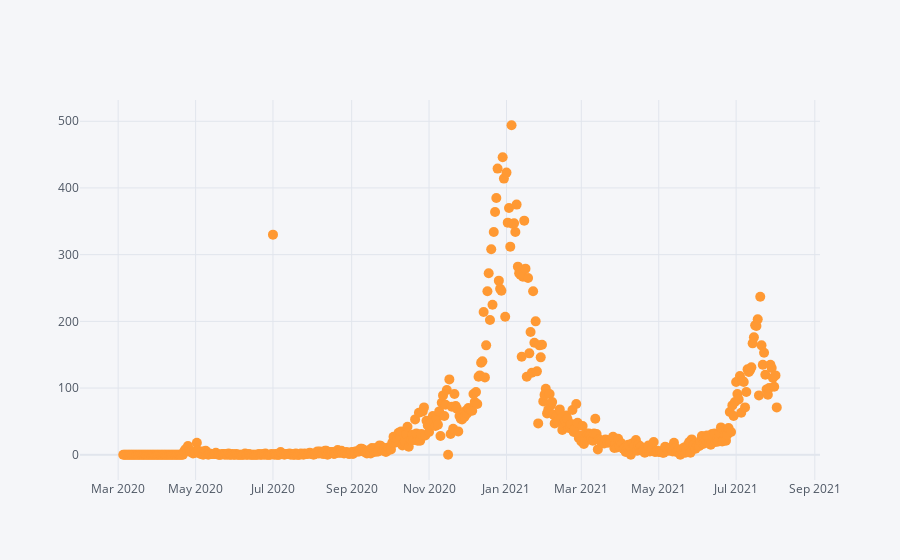

The notebook cell this image was saved under:
### Code cell
# first attempt with plotly
df.iplot(kind='scatter',x='date', y='newCasesByPublishDate', mode='markers',size=10)

### Figure 1 — Plotly figure (JSON) as saved in the notebook; plotly's stock layout.template omitted (floating-point values rounded to 4 significant figures; data arrays with more than 128 entries replaced by an {"elided": "..."} marker saying what was removed)
{"data": [{"line": {"color": "rgba(255, 153, 51, 1.0)", "dash": "solid", "shape": "linear", "width": 1.3}, "marker": {"size": 10, "symbol": "circle"}, "mode": "markers", "name": "newCasesByPublishDate", "text": "", "type": "scatter", "x": {"elided": "516 str values"}, "y": {"elided": "516 int values"}}], "layout": {"legend": {"bgcolor": "#F5F6F9", "font": {"color": "#4D5663"}}, "paper_bgcolor": "#F5F6F9", "plot_bgcolor": "#F5F6F9", "title": {"font": {"color": "#4D5663"}}, "xaxis": {"gridcolor": "#E1E5ED", "showgrid": true, "tickfont": {"color": "#4D5663"}, "title": {"font": {"color": "#4D5663"}, "text": ""}, "zerolinecolor": "#E1E5ED"}, "yaxis": {"gridcolor": "#E1E5ED", "showgrid": true, "tickfont": {"color": "#4D5663"}, "title": {"font": {"color": "#4D5663"}, "text": ""}, "zerolinecolor": "#E1E5ED"}}}
